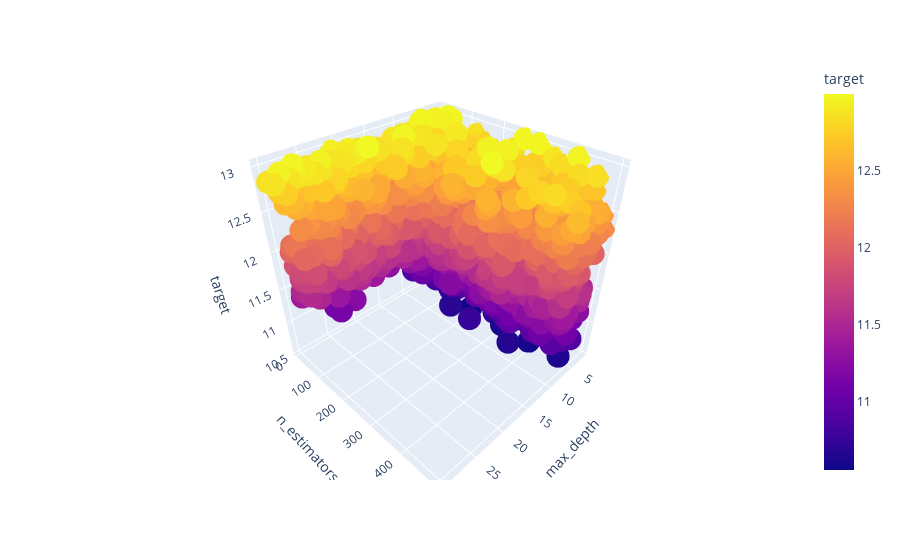

Here is the notebook cell this chart was saved with:
### Code cell
px.scatter_3d(df1, x = "max_depth", y = "n_estimators", z = "target", color = "target")

### Figure 1 — Plotly figure (JSON) as saved in the notebook; plotly's stock layout.template omitted (floating-point values rounded to 4 significant figures; data arrays with more than 128 entries replaced by an {"elided": "..."} marker saying what was removed)
{"data": [{"hovertemplate": "max_depth=%{x}<br>n_estimators=%{y}<br>target=%{marker.color}<extra></extra>", "legendgroup": "", "marker": {"color": {"elided": "2520 float values"}, "coloraxis": "coloraxis", "symbol": "circle"}, "mode": "markers", "name": "", "scene": "scene", "showlegend": false, "type": "scatter3d", "x": {"elided": "2520 int values"}, "y": {"elided": "2520 int values"}, "z": {"elided": "2520 float values"}}], "layout": {"coloraxis": {"colorbar": {"title": {"text": "target"}}, "colorscale": [[0, "#0d0887"], [0.1111, "#46039f"], [0.2222, "#7201a8"], [0.3333, "#9c179e"], [0.4444, "#bd3786"], [0.5556, "#d8576b"], [0.6667, "#ed7953"], [0.7778, "#fb9f3a"], [0.8889, "#fdca26"], [1, "#f0f921"]]}, "legend": {"tracegroupgap": 0}, "margin": {"t": 60}, "scene": {"domain": {"x": [0, 1], "y": [0, 1]}, "xaxis": {"title": {"text": "max_depth"}}, "yaxis": {"title": {"text": "n_estimators"}}, "zaxis": {"title": {"text": "target"}}}}}
